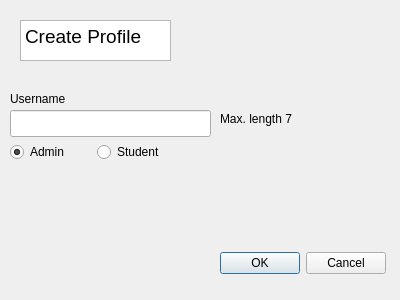
<?xml version="1.0" encoding="UTF-8"?>
<ui version="4.0">
 <class>createProfilePage</class>
 <widget class="QWidget" name="createProfilePage">
  <property name="geometry">
   <rect>
    <x>0</x>
    <y>0</y>
    <width>400</width>
    <height>300</height>
   </rect>
  </property>
  <property name="windowTitle">
   <string>Create Profile Page</string>
  </property>
  <widget class="QTextBrowser" name="createProfileHeading">
   <property name="geometry">
    <rect>
     <x>20</x>
     <y>20</y>
     <width>151</width>
     <height>41</height>
    </rect>
   </property>
   <property name="html">
    <string>&lt;!DOCTYPE HTML PUBLIC &quot;-//W3C//DTD HTML 4.0//EN&quot; &quot;http://www.w3.org/TR/REC-html40/strict.dtd&quot;&gt;
&lt;html&gt;&lt;head&gt;&lt;meta name=&quot;qrichtext&quot; content=&quot;1&quot; /&gt;&lt;style type=&quot;text/css&quot;&gt;
p, li { white-space: pre-wrap; }
&lt;/style&gt;&lt;/head&gt;&lt;body style=&quot; font-family:'Ubuntu'; font-size:11pt; font-weight:400; font-style:normal;&quot;&gt;
&lt;p style=&quot; margin-top:0px; margin-bottom:0px; margin-left:0px; margin-right:0px; -qt-block-indent:0; text-indent:0px;&quot;&gt;&lt;span style=&quot; font-size:14pt;&quot;&gt;Create Profile&lt;/span&gt;&lt;/p&gt;&lt;/body&gt;&lt;/html&gt;</string>
   </property>
  </widget>
  <widget class="QLineEdit" name="userText">
   <property name="geometry">
    <rect>
     <x>10</x>
     <y>110</y>
     <width>201</width>
     <height>27</height>
    </rect>
   </property>
   <property name="maxLength">
    <number>7</number>
   </property>
  </widget>
  <widget class="QLabel" name="userlabel">
   <property name="geometry">
    <rect>
     <x>10</x>
     <y>90</y>
     <width>71</width>
     <height>17</height>
    </rect>
   </property>
   <property name="text">
    <string>Username</string>
   </property>
  </widget>
  <widget class="QDialogButtonBox" name="dialogButtonBox">
   <property name="geometry">
    <rect>
     <x>210</x>
     <y>250</y>
     <width>176</width>
     <height>27</height>
    </rect>
   </property>
   <property name="standardButtons">
    <set>QDialogButtonBox::Cancel|QDialogButtonBox::Ok</set>
   </property>
  </widget>
  <widget class="QWidget" name="layoutWidget">
   <property name="geometry">
    <rect>
     <x>10</x>
     <y>140</y>
     <width>167</width>
     <height>24</height>
    </rect>
   </property>
   <layout class="QHBoxLayout" name="horizontalLayout">
    <item>
     <widget class="QRadioButton" name="adminToggle">
      <property name="text">
       <string>Admin</string>
      </property>
      <property name="checked">
       <bool>true</bool>
      </property>
     </widget>
    </item>
    <item>
     <widget class="QRadioButton" name="studentToggle">
      <property name="text">
       <string>Student</string>
      </property>
     </widget>
    </item>
   </layout>
  </widget>
  <widget class="QLabel" name="label">
   <property name="geometry">
    <rect>
     <x>220</x>
     <y>110</y>
     <width>101</width>
     <height>17</height>
    </rect>
   </property>
   <property name="text">
    <string>Max. length 7</string>
   </property>
  </widget>
 </widget>
 <resources/>
 <connections/>
</ui>
